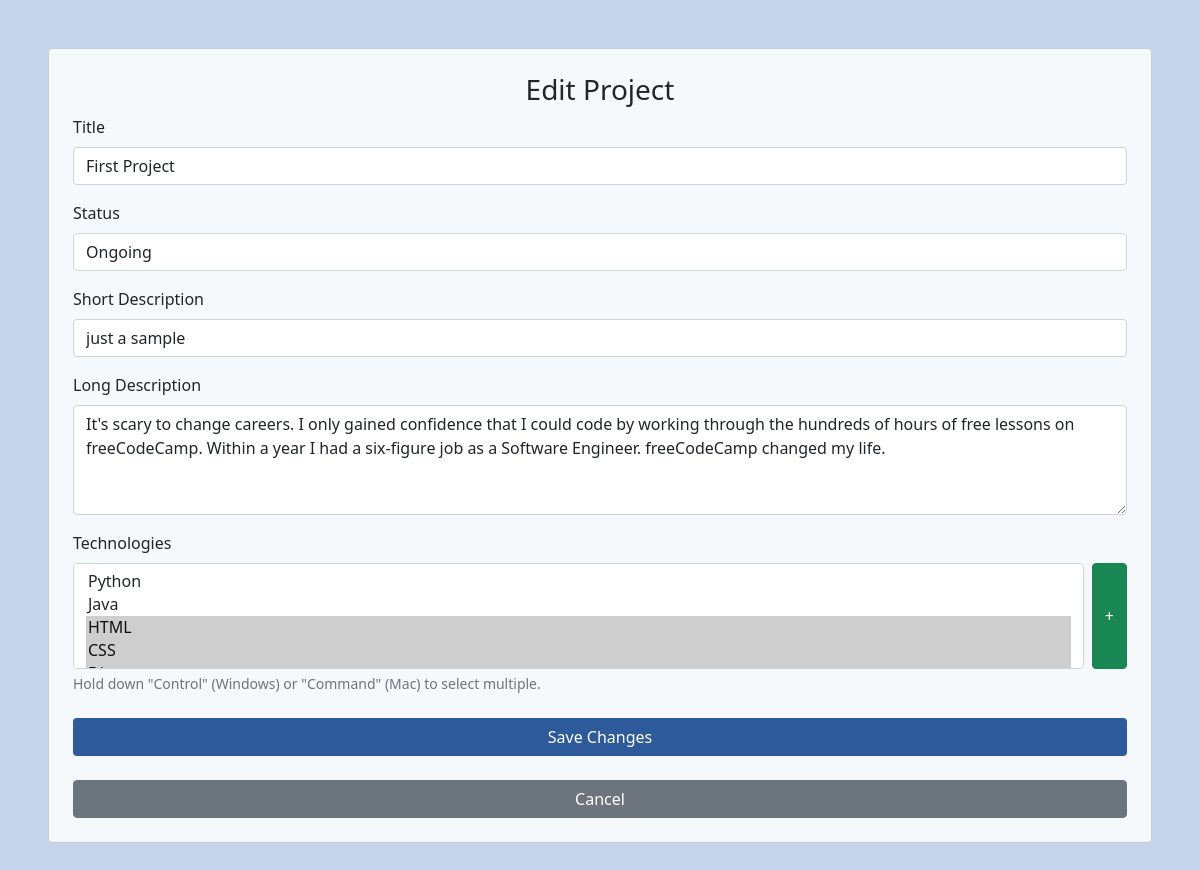
/edit_project/1 (signed in), run on an earlier commit of the app's database.
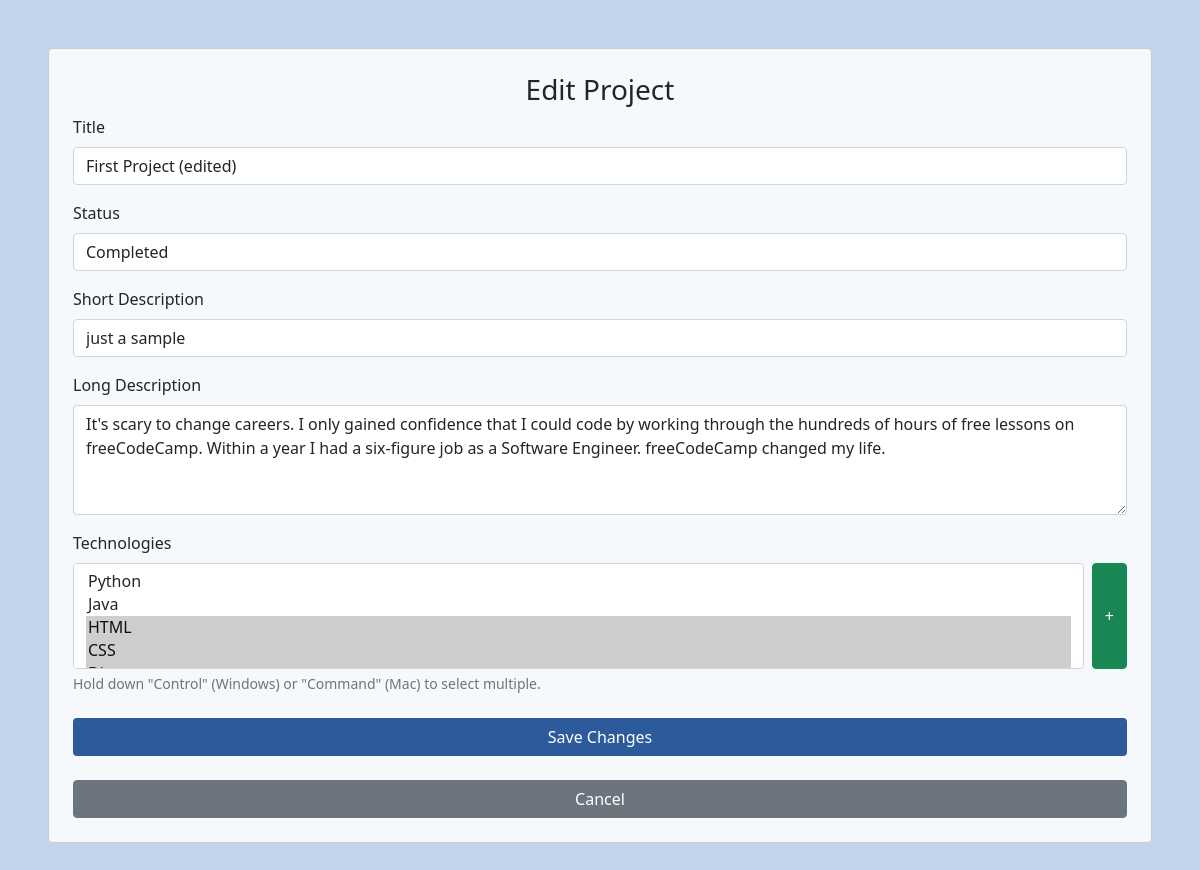
And on a later commit of the database.
### projectManager/models.py (models this page shows, shortened)
class Project(models.Model):
    title = models.CharField(max_length=50)
    creator = models.ForeignKey(User, on_delete=models.CASCADE, related_name='projects')
    short_description = models.TextField(max_length=80)
    long_description = models.TextField()
    technologies = models.ManyToManyField(Technology, related_name='technologies')
    status = models.CharField(max_length=20, choices=STATUS_CHOICES, default='ongoing')
    created_at = models.DateTimeField(auto_now_add=True)

### projectManager/views.py (the view)
# urls.py: path("edit_project/<int:id>", views.edit_project, name="edit_project"),
@login_required
def edit_project(request, id):
    project = Project.objects.get(id=id)
    if request.user != project.creator:
        messages.error(request, "You are not authorized to edit this project.")
        return redirect('project', id=id)
    if request.method == "POST":
        form = ProjectForm(request.POST, instance=project)
        if form.is_valid():
            form.save()
            messages.success(request, "Project updated successfully!")
            return redirect('project', id=id)
    else:
        form = ProjectForm(instance=project)
    tech_form = TechnologyForm()
    return render(request, "projectManager/edit_project.html", {
        "form": form,
        "tech_form": tech_form,
        "project": project
    })

### projectManager/forms.py
class ProjectForm(forms.ModelForm):
    class Meta:
        model = Project
        fields = ['title', 'short_description', 'long_description', 'status', 'technologies']
        widgets = {
            'title': forms.TextInput(attrs={
                'class': 'form-control w-100',
                'placeholder': 'Enter project title'
            }),
            'short_description': forms.TextInput(attrs={
                'class': 'form-control w-100',
                'placeholder': 'Enter short description'
            }),
            'long_description': forms.Textarea(attrs={
                'class': 'form-control w-100',
                'placeholder': 'Enter detailed description',
                'rows': 4
            }),
            'status': forms.Select(attrs={
                'class': 'form-control w-100',
            }),
            'technologies': forms.SelectMultiple(attrs={
                'class': 'form-control w-100',
            })
        }

### projectManager/models.py (called while the page is built)
    def __str__(self):
        return self.name

### projectManager/templates/projectManager/edit_project.html (shortened to what this page needs)
{% extends 'projectManager/layout.html' %}
{% load static %}
{% block body %}
<main class="p-5">
    <div class="bg-light container mx-auto p-4 rounded">
        <h3 class="mb-2 text-center">Edit Project</h3>
        <form action="{% url 'edit_project' project.id %}" method="post">
            <fieldset class="mb-3">
                <label class="form-label">Title</label>
                {{ form.title }}
            </fieldset>
            <fieldset class="mb-3">
                <label class="form-label">Status</label>
                {{ form.status }}
            </fieldset>
            <fieldset class="mb-3">
                <label class="form-label">Short Description</label>
                {{ form.short_description }}
            </fieldset>
            <fieldset class="mb-3">
                <label class="form-label">Long Description</label>
                {{ form.long_description }}
            </fieldset>
            <fieldset class="mb-4">
                <label class="form-label">Technologies</label>
                <div class="d-flex gap-2">
                    {{ form.technologies }}
                    <button type="button" class="btn btn-success" data-bs-toggle="modal" data-bs-target="#addTechModal">
                        +
                    </button>
                </div>
                <div class="form-text text-muted">Hold down "Control" (Windows) or "Command" (Mac) to select multiple.</div>
            </fieldset>
            <input type="submit" value="Save Changes" class="btn btn-main w-100">
            <a href="{% url 'project' project.id %}" class="btn btn-secondary w-100 mt-4">Cancel</a>
        </form>
    </div>
</main>
{% endblock %}

What changed in the data, as far as the page shows it:
changed Project "just a sample": title "First Project" → "First Project (edited)"; status "Ongoing" → "Completed"
